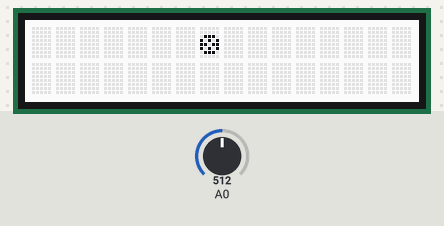
A sketch run on a simulated Arduino Uno, built with avr-gcc and run on an emulated ATmega328P. Shown: 16×2 character LCD. The test bench sets the inputs (shaded band); at power-on: A0 = 512.

Above: at 1.27 s.
1.3 s: A0 set to 716
At 1.54 s:
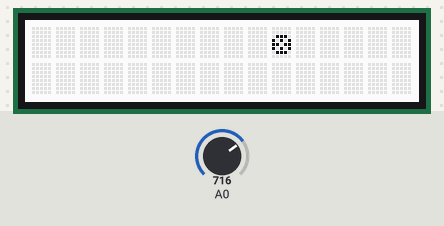
4.3 s: A0 set to 900
At 4.58 s:
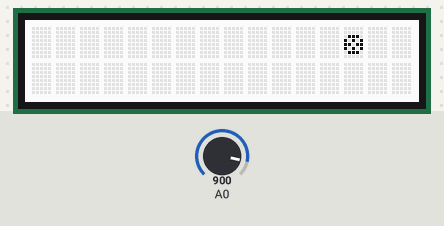
5.8 s: A0 set to 1023
At 6.37 s:
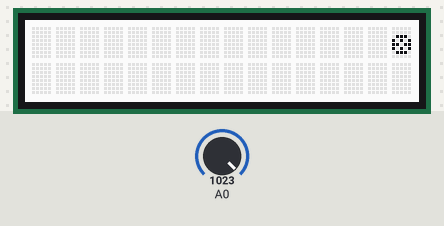
Timing chart, 0 to 8.8 s (numbered marks = the images above; inputs shaded):
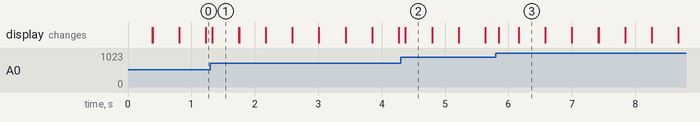

The sketch:

LCD_and_triet_ap.ino
```cpp
#include <Wire.h>
#include "rgb_lcd.h"

rgb_lcd lcd;

byte char1[] = {
  0b00000,
  0b00000,
  0b01110,
  0b10101,
  0b11011,
  0b10101,
  0b01110,
  0b00000
};

void setup() {
  // put your setup code here, to run once:
  Serial.begin(9600);
  lcd.begin(16,2);
  lcd.createChar(0,char1);
}

void loop() {
  // put your main code here, to run repeatedly:
  int x = analogRead(A0);
  int col = map(x,0,1023,0,15);
  lcd.setCursor(col,0);
  lcd.write((char)0);
  delay(100);
  lcd.clear();
}
```

Measured:
- after the input at 1.3 s, the display: changes at once (image 1)
- after the input at 4.3 s, the display: changes after 0.08 s (image 2)
- after the input at 5.8 s, the display: changes after 0.05 s (image 3)
- what the display in image 1 shows lasts 0.5 s, from 1.3 s to 1.8 s
